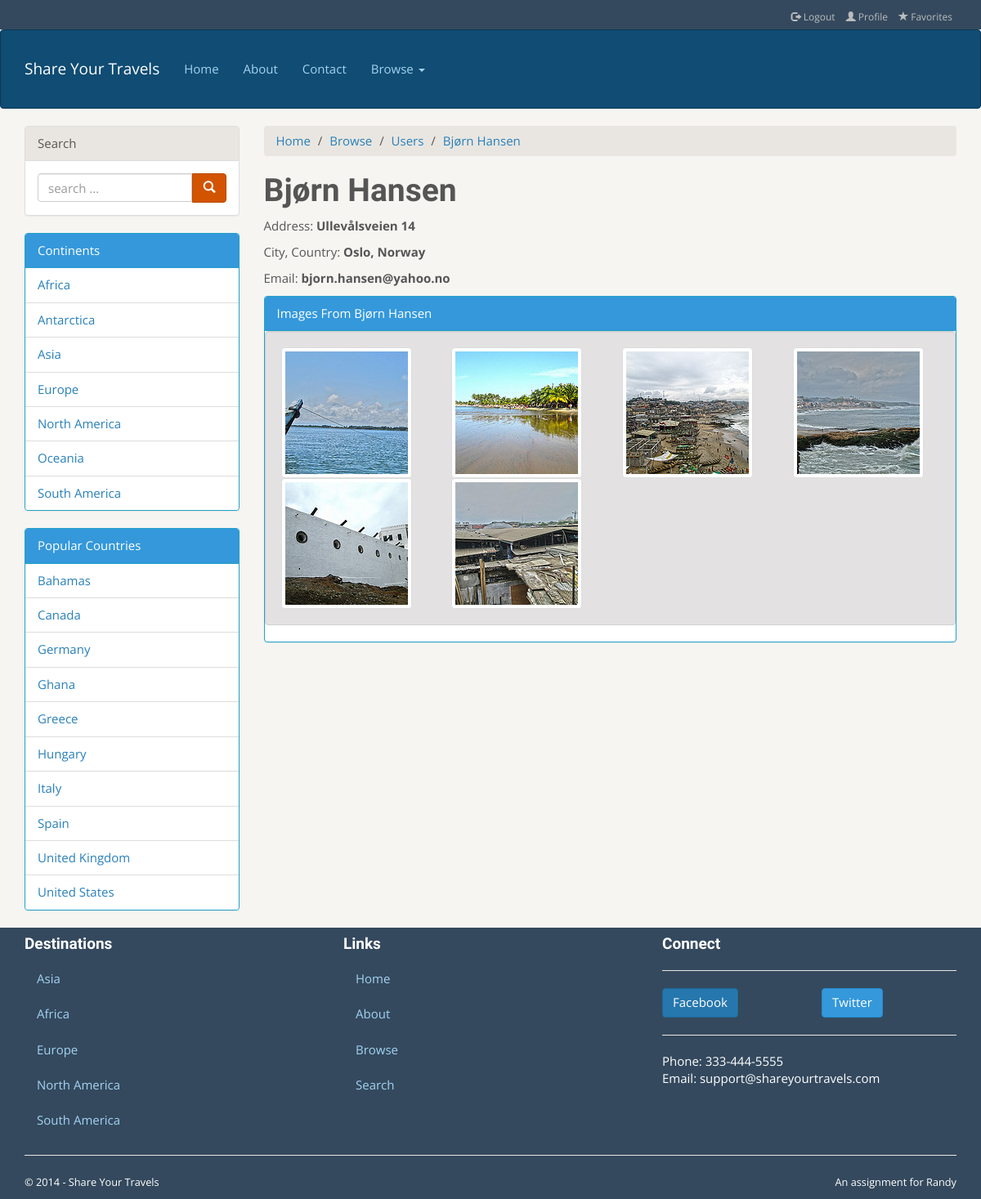
/single-user.php?id=3, run on the app's committed database.
### tables this page shows
CREATE TABLE `GeoContinents` (
  `ContinentCode` VARCHAR(2) NOT NULL, 
  `ContinentName` VARCHAR(255), 
  `GeoNameId` INTEGER, 
  INDEX (`GeoNameId`), 
  PRIMARY KEY (`ContinentCode`)
);

CREATE TABLE `GeoCountries` (
  `ISO` VARCHAR(255) NOT NULL, 
  `fipsCountryCode` VARCHAR(255), 
  `ISO3` VARCHAR(255), 
  `ISONumeric` VARCHAR(255), 
  `CountryName` VARCHAR(255), 
  `Capital` VARCHAR(255), 
  `GeoNameID` INTEGER, 
  `Area` VARCHAR(255), 
  `Population` INTEGER, 
  `Continent` VARCHAR(255), 
  `TopLevelDomain` VARCHAR(255), 
  `CurrencyCode` VARCHAR(255), 
  `CurrencyName` VARCHAR(255), 
  `PhoneCountryCode` VARCHAR(255), 
  `Languages` VARCHAR(255), 
  `PostalCodeFormat` VARCHAR(255), 
  `PostalCodeRegex` VARCHAR(255), 
  `Neighbours` VARCHAR(255), 
  `CountryDescription` LONGTEXT, 
  INDEX (`CurrencyCode`), 
  INDEX (`GeoNameID`), 
  PRIMARY KEY (`ISO`)
);

CREATE TABLE `TravelUserDetails` (
  `UID` INTEGER NOT NULL, 
  `FirstName` VARCHAR(255), 
  `LastName` VARCHAR(255), 
  `Address` VARCHAR(255), 
  `City` VARCHAR(255), 
  `Region` VARCHAR(255), 
  `Country` VARCHAR(255), 
  `Postal` VARCHAR(255), 
  `Phone` VARCHAR(255), 
  `Email` VARCHAR(255), 
  `Privacy` VARCHAR(255), 
  PRIMARY KEY (`UID`)
);

CREATE TABLE `TravelImage` (
  `ImageID` INTEGER NOT NULL AUTO_INCREMENT, 
  `UID` INTEGER, 
  `Path` VARCHAR(255), 
  `ImageContent` LONGBLOB, 
  PRIMARY KEY (`ImageID`), 
  INDEX (`UID`)
);

### includes/travel-left-rail.inc.php (the view, shortened to what this page needs)
<?php
	include_once "functions.php";
?>
      <div class="panel panel-default">
           <div class="panel-heading">Search</div>
           <div class="panel-body">
             <form>
               <div class="input-group">
                  <input type="text" class="form-control" placeholder="search ...">
                  <span class="input-group-btn">
                    <button class="btn btn-warning" type="button"><span class="glyphicon glyphicon-search"></span>
                    </button>
                  </span>
               </div>
             </form>
           </div>
         </div>
         <div class="panel panel-info">
           <div class="panel-heading">Continents</div>
           <ul class="list-group">
				<?php
				try
				{
					$pdo = databaseConnection();
					$sql = "SELECT ContinentName FROM GeoContinents";
					$result = $pdo->query($sql);
					foreach ($result as $statement)
					{
						echo "<li class='list-group-item'><a href='#'>" . $statement['ContinentName'] . "</a></li>";
					}
				}
				catch(PDOException $e)
				{
					die( $e->getMessage() );
				}
				?>
           </ul>
         </div>
         <div class="panel panel-info">
           <div class="panel-heading">Popular Countries</div>
           <ul class="list-group">
				<?php
				try
				{
					$pdo = databaseConnection();
					$sql = "SELECT DISTINCT CountryName, ISO \n"
    					. "FROM `GeoCountries` \n"
    					. "INNER JOIN TravelImageDetails\n"
    					. "ON ISO = CountryCodeISO\n"
    					. "ORDER BY `CountryName` ASC";
					$result = $pdo->query($sql);
					foreach ($result as $statement)
					{
						echo "<li class='list-group-item'><a href='single-country.php?iso=" . $statement['ISO'] .  "'>" ;
						echo $statement['CountryName'] . "</a></li>";
					}
				}
				catch(PDOException $e)
				{
					die( $e->getMessage() );
				}
				?>
           </ul>
         </div>

### single-user.php (shortened to what this page needs)
<?php
include_once "functions.php";
 ?>
<!DOCTYPE html>
<html lang="en">
  <head>
    <link href="bootstrap3_travelTheme/dist/css/bootstrap.min.css" rel="stylesheet">
    <link href="bootstrap3_travelTheme/theme.css" rel="stylesheet">
  </head>
  <body>
<?php
include "includes/travel-header.inc.php";
 ?>
   <div class="container">
   <div class="row">
  <div class="col-md-3">
   	<?php
	include "includes/travel-left-rail.inc.php";
	$row = findUserRow();
	$name = $row['FirstName'] . " " . $row['LastName'];
	?>
   </div>
      <div class="col-md-9">
         <ol class="breadcrumb">
           <li><a href="index.php">Home</a></li>
           <li><a href="browse.php">Browse</a></li>
           <li><a href="browse-users.php">Users</a></li>
           <li><a href='#' class='active'><?php echo $name; ?></a></li>
         </ol>
         <div>
        <?php
        echo "<h1>". $name . "</h1>";
        echo "<p>Address: <strong>" . $row['Address'] . "</strong></p>";
        echo "<p>City, Country: <strong>" . $row['City'] . ", " . $row['Country'] . "</strong></p>";
        echo "<p>Email: <strong>" . $row['Email'] . "</strong></p>";
        ?>
        </div>
        <div class="panel panel-info">
           <div class="panel-heading">Images From <?php echo $name;?></div>
           <div class="well">
            <div class="row">
            <?php
             $row = findUserRowPics();
             if ($row->rowCount() == 0)
             {
             	echo "This user has no pictures yet!";
             }
             else
             {
             	images($row);
             }
             ?>
        	</div>
        	</div>
        </div>
      </div>
   </div>
</div>
<?php
include "includes/travel-footer.inc.php";
?>
</body>
</html>

### functions.php (shortened to what this page needs)
<?php
	function databaseConnection()
	{
		try
		{
			$user = "testuser";
			$pass = "mypassword";
			$db = "travels";
			$host = "localhost";
			$connString = "mysql:host=$host;dbname=$db";
			$pdo = new PDO($connString, $user, $pass);
			return $pdo;
		}
		catch(PDOException $e)
		{
			die( $e->getMessage() );
			$pdo = null;
		}
	 }
	function images($result)
	{
		foreach ($result as $picture)
        {
    		echo "<div class='col-md-3'>";
    		echo "<a href='single-image.php?id=" . $picture['ImageID'] . "'>";
    		echo "<img src='travel-images/square-medium/" . $picture['Path'] . "' alt='" . $picture['Title'] . "' class='img-thumbnail'/>" ;
      		echo "</a>";
     		echo "</div>";
       	}
	}
	function findUserRow()
	{
		$pdo = databaseConnection();
		$sql = "SELECT * FROM TravelUserDetails\n";
		$result = $pdo->query($sql);
		foreach ($result as $statement)
		{
			if($statement['UID'] == $_GET['id'])
			{
				$row = $statement;
				$row['FirstName'] = utf8_encode($row['FirstName']);
				$row['LastName'] = utf8_encode($row['LastName']);
				$row['Address'] = utf8_encode($row['Address']);
				$row['City'] = utf8_encode($row['City']);
				$row['Country'] = utf8_encode($row['Country']);
				return $row;
				break;
			}
		}
	}
	function findUserRowPics()
	{
		$pdo = databaseConnection();
		$sql = "SELECT TravelUserDetails.UID, Address, FirstName, LastName, City, Country, Email, Path, Title, TravelImage.ImageID\n"
    	. "FROM TravelUserDetails\n"
    	. "INNER JOIN TravelImage\n"
    	. "ON TravelImage.UID = TravelUserDetails.UID \n"
    	. "INNER JOIN TravelImageDetails \n"
    	. "ON TravelImage.ImageID = TravelImageDetails.ImageID WHERE TravelUserDetails.UID = " . $_GET['id'];
		$result = $pdo->query($sql);
		return $result;
	}
?>

### data on the page
geocontinents: ContinentName "Africa"
geocontinents: ContinentName "Antarctica"
geocontinents: ContinentName "Asia"
geocontinents: ContinentName "Europe"
geocontinents: ContinentName "North America"
geocontinents: ContinentName "Oceania"
geocontinents: ContinentName "South America"
geocountries: CountryName "Bahamas"
geocountries: CountryName "Canada"
geocountries: CountryName "Germany"
geocountries: CountryName "Ghana"
geocountries: CountryName "Greece"
geocountries: CountryName "Hungary"
geocountries: CountryName "Italy"
geocountries: CountryName "Spain"
geocountries: CountryName "United Kingdom"
geocountries: CountryName "United States"
traveluserdetails: name "Bjørn Hansen", Address "Ullevålsveien 14", City "Oslo", Country "Norway", Email "bjorn.hansen@yahoo.no", travelimage.Path (picture)
